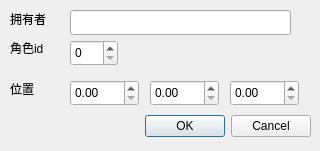
<?xml version="1.0" encoding="UTF-8"?>
<ui version="4.0">
 <class>addCharacter</class>
 <widget class="QDialog" name="addCharacter">
  <property name="geometry">
   <rect>
    <x>0</x>
    <y>0</y>
    <width>320</width>
    <height>151</height>
   </rect>
  </property>
  <property name="windowTitle">
   <string>Dialog</string>
  </property>
  <widget class="QDialogButtonBox" name="buttonBox">
   <property name="geometry">
    <rect>
     <x>10</x>
     <y>110</y>
     <width>301</width>
     <height>32</height>
    </rect>
   </property>
   <property name="orientation">
    <enum>Qt::Horizontal</enum>
   </property>
   <property name="standardButtons">
    <set>QDialogButtonBox::Cancel|QDialogButtonBox::Ok</set>
   </property>
  </widget>
  <widget class="QLineEdit" name="lineEdit_owner">
   <property name="geometry">
    <rect>
     <x>70</x>
     <y>10</y>
     <width>221</width>
     <height>25</height>
    </rect>
   </property>
  </widget>
  <widget class="QDoubleSpinBox" name="doubleSpinBox_x">
   <property name="geometry">
    <rect>
     <x>70</x>
     <y>80</y>
     <width>69</width>
     <height>26</height>
    </rect>
   </property>
  </widget>
  <widget class="QDoubleSpinBox" name="doubleSpinBox_y">
   <property name="geometry">
    <rect>
     <x>150</x>
     <y>80</y>
     <width>69</width>
     <height>26</height>
    </rect>
   </property>
  </widget>
  <widget class="QDoubleSpinBox" name="doubleSpinBox_z">
   <property name="geometry">
    <rect>
     <x>230</x>
     <y>80</y>
     <width>69</width>
     <height>26</height>
    </rect>
   </property>
  </widget>
  <widget class="QSpinBox" name="spinBox_id">
   <property name="geometry">
    <rect>
     <x>70</x>
     <y>40</y>
     <width>48</width>
     <height>26</height>
    </rect>
   </property>
  </widget>
  <widget class="QLabel" name="label">
   <property name="geometry">
    <rect>
     <x>10</x>
     <y>10</y>
     <width>51</width>
     <height>17</height>
    </rect>
   </property>
   <property name="text">
    <string>拥有者</string>
   </property>
  </widget>
  <widget class="QLabel" name="label_2">
   <property name="geometry">
    <rect>
     <x>10</x>
     <y>40</y>
     <width>51</width>
     <height>16</height>
    </rect>
   </property>
   <property name="text">
    <string>角色id</string>
   </property>
  </widget>
  <widget class="QLabel" name="label_3">
   <property name="geometry">
    <rect>
     <x>10</x>
     <y>80</y>
     <width>31</width>
     <height>17</height>
    </rect>
   </property>
   <property name="text">
    <string>位置</string>
   </property>
  </widget>
 </widget>
 <resources/>
 <connections>
  <connection>
   <sender>buttonBox</sender>
   <signal>accepted()</signal>
   <receiver>addCharacter</receiver>
   <slot>accept()</slot>
   <hints>
    <hint type="sourcelabel">
     <x>248</x>
     <y>254</y>
    </hint>
    <hint type="destinationlabel">
     <x>157</x>
     <y>274</y>
    </hint>
   </hints>
  </connection>
  <connection>
   <sender>buttonBox</sender>
   <signal>rejected()</signal>
   <receiver>addCharacter</receiver>
   <slot>reject()</slot>
   <hints>
    <hint type="sourcelabel">
     <x>316</x>
     <y>260</y>
    </hint>
    <hint type="destinationlabel">
     <x>286</x>
     <y>274</y>
    </hint>
   </hints>
  </connection>
 </connections>
</ui>
